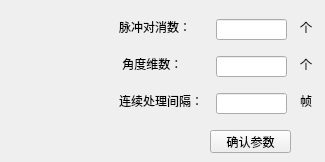
              <widget class="QWidget" name="tab_3">
               <attribute name="title">
                <string> 处理参数</string>
               </attribute>
               <widget class="QLabel" name="label_29">
                <property name="geometry">
                 <rect>
                  <x>119</x>
                  <y>19</y>
                  <width>78</width>
                  <height>16</height>
                 </rect>
                </property>
                <property name="text">
                 <string>脉冲对消数：</string>
                </property>
               </widget>
               <widget class="QLabel" name="label_38">
                <property name="geometry">
                 <rect>
                  <x>300</x>
                  <y>19</y>
                  <width>16</width>
                  <height>16</height>
                 </rect>
                </property>
                <property name="text">
                 <string>个</string>
                </property>
               </widget>
               <widget class="QLineEdit" name="line_N_pulse">
                <property name="geometry">
                 <rect>
                  <x>216</x>
                  <y>19</y>
                  <width>71</width>
                  <height>21</height>
                 </rect>
                </property>
               </widget>
               <widget class="QLabel" name="label_39">
                <property name="geometry">
                 <rect>
                  <x>300</x>
                  <y>56</y>
                  <width>16</width>
                  <height>16</height>
                 </rect>
                </property>
                <property name="text">
                 <string>个</string>
                </property>
               </widget>
               <widget class="QLabel" name="label_30">
                <property name="geometry">
                 <rect>
                  <x>119</x>
                  <y>56</y>
                  <width>72</width>
                  <height>16</height>
                 </rect>
                </property>
                <property name="text">
                 <string> 角度维数：</string>
                </property>
               </widget>
               <widget class="QLineEdit" name="line_N_theta">
                <property name="geometry">
                 <rect>
                  <x>216</x>
                  <y>56</y>
                  <width>71</width>
                  <height>21</height>
                 </rect>
                </property>
               </widget>
               <widget class="QPushButton" name="Btn_Confirm">
                <property name="geometry">
                 <rect>
                  <x>210</x>
                  <y>130</y>
                  <width>81</width>
                  <height>23</height>
                 </rect>
                </property>
                <property name="text">
                 <string>确认参数</string>
                </property>
               </widget>
               <widget class="QLabel" name="label_55">
                <property name="geometry">
                 <rect>
                  <x>119</x>
                  <y>93</y>
                  <width>91</width>
                  <height>16</height>
                 </rect>
                </property>
                <property name="text">
                 <string>连续处理间隔：</string>
                </property>
               </widget>
               <widget class="QLineEdit" name="line_delN_cont">
                <property name="geometry">
                 <rect>
                  <x>216</x>
                  <y>93</y>
                  <width>71</width>
                  <height>21</height>
                 </rect>
                </property>
               </widget>
               <widget class="QLabel" name="label_56">
                <property name="geometry">
                 <rect>
                  <x>300</x>
                  <y>93</y>
                  <width>16</width>
                  <height>16</height>
                 </rect>
                </property>
                <property name="text">
                 <string>帧</string>
                </property>
               </widget>
              </widget>
